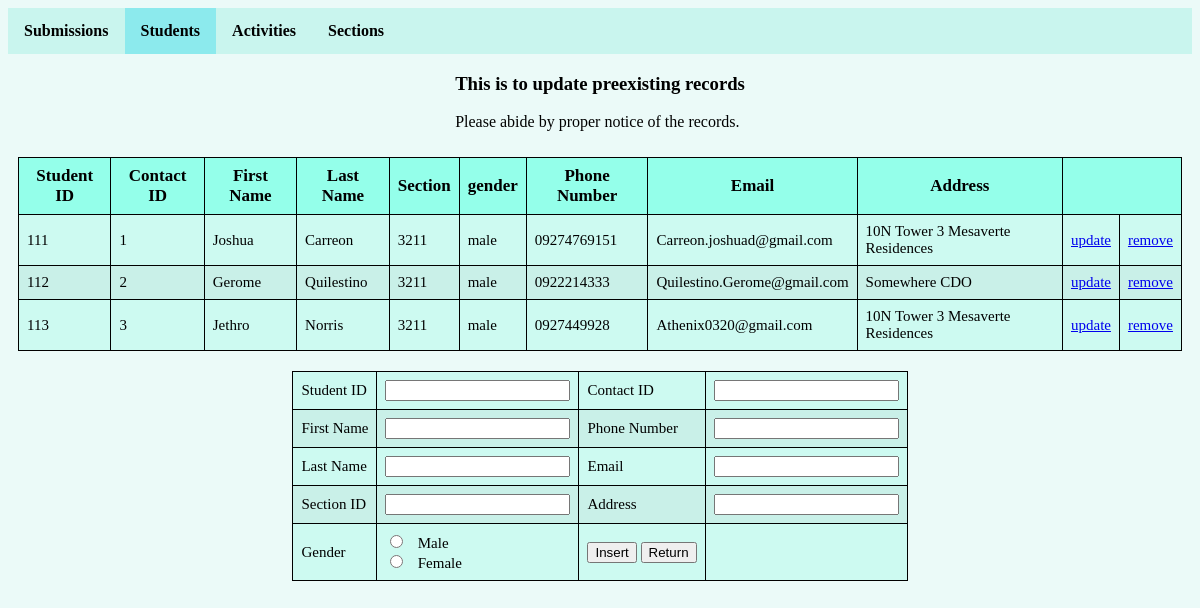
Screenshot of /addnew-student.php with the database file from the repository.
### tables this page shows
CREATE TABLE `contact` (
  `contactID` int(10) NOT NULL,
  `studID` int(10) DEFAULT NULL,
  `phoneNum` varchar(20) DEFAULT NULL,
  `email` varchar(50) DEFAULT NULL,
  `address` varchar(100) DEFAULT NULL
);

CREATE TABLE `students` (
  `studID` int(10) NOT NULL,
  `firstName` varchar(25) DEFAULT NULL,
  `lastName` varchar(25) DEFAULT NULL,
  `section` int(10) DEFAULT NULL,
  `gender` varchar(6) DEFAULT NULL
);

### addnew-student.php (the view, shortened to what this page needs)
<!DOCTYPE html>
<html>
<head>
	<link rel="stylesheet" href="style/style.css">
</head>
<body>
	<ul>
		<center>
  		<li><a href="index-change.php">Submissions</a></li>
  		<li><a class="active" href="addnew-student.php">Students</a></li>
  		<li><a href="addnew-activity.php">Activities</a></li>
  		<li><a href="addnew-section.php">Sections</a></li>
  		</center>
	</ul>
	<div class="flex-container">
		<div class="mightybond">
			<div>
				<h3>This is to update preexisting records </h3>
			</div>
			<div>
				<p>Please abide by proper notice of the records.</p>
			</div>
		</div>
		<div class="flexbox">
		<table>
		  <thead>
		    <tr>
		    	<th>Student ID</th>
		    	<th>Contact ID</th>
		      	<th>First Name</th>
		      	<th>Last Name</th>
		      	<th>Section</th>
		      	<th>gender</th>
		      	<th>Phone Number</th>
		      	<th>Email</th>
		      	<th>Address</th>
		      	<th colspan="2"></th>
		    </tr>
		  </thead>
		  <tbody>
		  		<?php
		  		include "connection.php";
		  		$sql = "SELECT students.studID, firstName, lastName, section, gender, contactID, phoneNum, email, address  FROM `students` LEFT JOIN contact ON students.studID = contact.studID";
		  		$result = mysqli_query($conn, $sql);
		  		while ($row = mysqli_fetch_assoc($result)) {
		  			?>
		  			<tr>
				      <td><?php echo $row['studID'] ?></td>
				      <td><?php echo $row['contactID'] ?></td>
				      <td><?php echo $row['firstName'] ?></td>
				      <td><?php echo $row['lastName'] ?></td>
				      <td><?php echo $row['section'] ?></td>
				      <td><?php echo $row['gender'] ?></td>
					  <td><?php echo $row['phoneNum'] ?></td>
				      <td><?php echo $row['email'] ?></td>
				      <td><?php echo $row['address'] ?></td>
				      <td><a href="update-students.php?id=<?php echo $row['studID'] ?>&id2=<?php echo $row['contactID'] ?>">update</a></td>
				      <td><a href="delete-students.php?id=<?php echo $row['studID'] ?>&id2=<?php echo $row['contactID'] ?>">remove</a></td>
				    </tr>
		  		<?php
		  		}
		  	?>
		  			</tbody>
				</table>
		  	</div>
		<div class="flexbox">
			<form action="" method="post">
				<table style="border:0">
						<tr>
							<td>
								<label class="label">Student ID</label>
							</td>
							<td>
								<input type="text" class="form-control" name="studID">
							</td>
							<td>
								<label class="label">Contact ID</label>
							</td>
							<td>
								<input type="text" class="form-control" name="contactID">
							</td>
						</tr>
						<tr>
							<td>
								<label class="label">First Name</label>
							</td>
							<td>
								<input type="text" class="form-control" name="firstName">
							</td>
							<td>
								<label class="label">Phone Number</label>
							</td>
							<td>
								<input type="text" class="form-control" name="phone">
							</td>
						</tr>
						<tr>
							<td>
								<label class="label">Last Name</label>
							</td>
							<td>
								<input type="text" class="form-control" name="lastName">
							</td>
							<td>
								<label class="label">Email</label>
							</td>
							<td>
								<input type="text" class="form-control" name="email">
							</td>
						</tr>
						<tr>
							<td>
								<label class="label">Section ID</label>
							</td>
							<td>
								<input type="text" class="form-control" name="section">
							</td>
							<td>
								<label class="label">Address</label>
							</td>
							<td>
								<input type="text" class="form-control" name="address">
							</td>
						</tr>
						<tr>
							<td>
								<label>Gender</label>
							</td>
							<td>
								<form>
									<input type="radio" id="male" name="gender" value="male">
 									<label for="male">Male</label><br>
									<input type="radio" id="female" name="gender" value="female">
 									<label for="female">Female</label>
								</form>
							</td>
							<td>
								<center>
								<button type="submit" class="btn btn-info" name="submit">Insert</button>
								<input type="button" value="Return" onclick="Return()"/>
								</center>
							</td>
							<td>
							</td>
						</tr>
					</table>
				</form>
			</div>
		</div>
	</body>
</html>

### style/style.css (style rules this page uses)
ul { list-style-type: none; margin: 0; padding: 0; overflow: hidden; background-color: #c9f5ee; }
li { float: left; }
li a { display: block; color: black; text-align: center; padding: 14px 16px; font-weight:bold; text-decoration:unset; }
.active { background-color: #8ceaed; }
table { border-collapse: collapse; border-spacing: 0; width: 100%; border: 1px solid #ddd; }
th { background-color: #94ffea; border:1px solid; padding:8px; font-size:17px; }
td { border:1px solid; padding:8px; font-size:15px; }
.flex-container { display:flex; justify-content:center; align-items:center; flex-direction:column; }
.flexbox { display:flex; justify-content:center; align-items:center; margin:10px; }
body { background-color:#ebfaf8 }
tr:nth-child(even) { background-color: #c9f0e8 }
tr:nth-child(odd) { background-color: #cdfaf1 }

### rows the page displays
contact: studID.studID "111", contactID "1", studID.firstName "Joshua", studID.lastName "Carreon", studID.section "3211", studID.gender "male", phoneNum "09274769151", email "Carreon.joshuad@gmail.com", address "10N Tower 3 Mesaverte Residences"
contact: studID.studID "112", contactID "2", studID.firstName "Gerome", studID.lastName "Quilestino", studID.section "3211", studID.gender "male", phoneNum "0922214333", email "Quilestino.Gerome@gmail.com", address "Somewhere CDO"
contact: studID.studID "113", contactID "3", studID.firstName "Jethro", studID.lastName "Norris", studID.section "3211", studID.gender "male", phoneNum "0927449928", email "Athenix0320@gmail.com", address "10N Tower 3 Mesaverte Residences"
